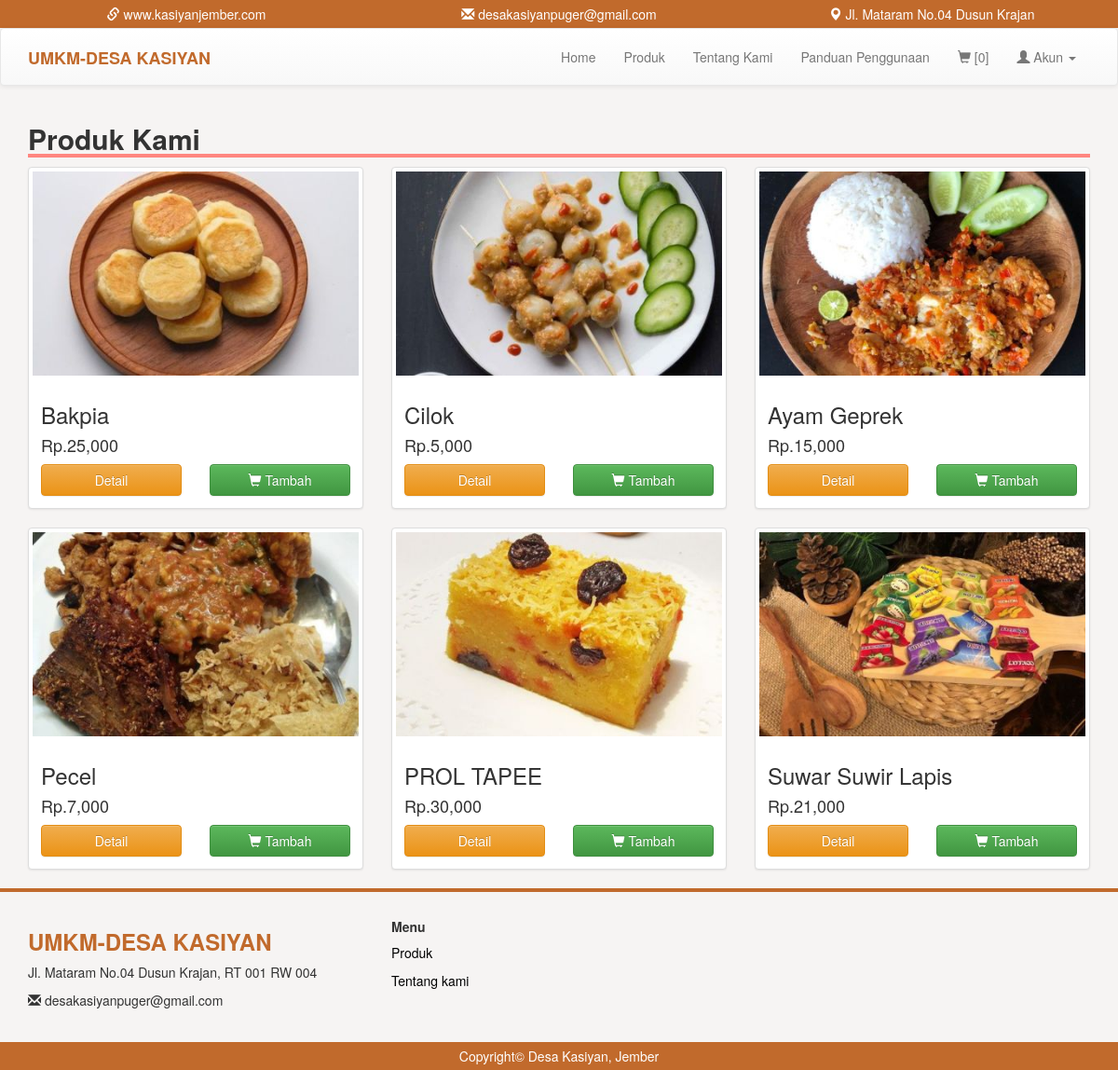
/produk.php, run on the app's committed database.
### tables this page shows
CREATE TABLE `produk` (
  `kode_produk` varchar(100) NOT NULL,
  `nama` varchar(100) NOT NULL,
  `image` text NOT NULL,
  `deskripsi` text NOT NULL,
  `harga` int(11) NOT NULL,
  PRIMARY KEY (`kode_produk`)
);

### produk.php (the view)
<?php
	include 'header.php';
 ?>
<div class="container">
	<h2 style=" width: 100%; border-bottom: 4px solid #ff8680"><b>Produk Kami</b></h2>
	<div class="row">
		<?php
		$result = mysqli_query($conn, "SELECT * FROM produk");
		while ($row = mysqli_fetch_assoc($result)) {
			?>
			<div class="col-sm-6 col-md-4">
				<div class="thumbnail">
					<img src="image/produk/<?= $row['image']; ?>" >
					<div class="caption">
						<h3><?= $row['nama'];  ?></h3>
						<h4>Rp.<?= number_format($row['harga']); ?></h4>
						<div class="row">
							<div class="col-md-6">
								<a href="detail_produk.php?produk=<?= $row['kode_produk']; ?>" class="btn btn-warning btn-block">Detail</a>
							</div>
							<?php if(isset($_SESSION['kd_cs'])){ ?>
								<div class="col-md-6">
									<a href="proses/add.php?produk=<?= $row['kode_produk']; ?>&kd_cs=<?= $kode_cs; ?>&hal=1" class="btn btn-success btn-block" role="button"><i class="glyphicon glyphicon-shopping-cart"></i> Tambah</a>
								</div>
								<?php
							}
							else{
								?>
								<div class="col-md-6">
									<a href="keranjang.php" class="btn btn-success btn-block" role="button"><i class="glyphicon glyphicon-shopping-cart"></i> Tambah</a>
								</div>
								<?php
							}
							?>
						</div>
					</div>
				</div>
			</div>
			<?php
		}
		?>
	</div>
</div>
 <?php
	include 'footer.php';
 ?>

### css/style.css (style rules this page uses)
body { margin:0; padding: 0; background-color: #F6F4F3; }

### data on the page
produk: image (picture), nama "Bakpia", harga "25,000"
produk: image (picture), nama "Cilok", harga "5,000"
produk: image (picture), nama "Ayam Geprek", harga "15,000"
produk: image (picture), nama "Pecel", harga "7,000"
produk: image (picture), nama "PROL TAPEE", harga "30,000"
produk: image (picture), nama "Suwar Suwir Lapis", harga "21,000"
